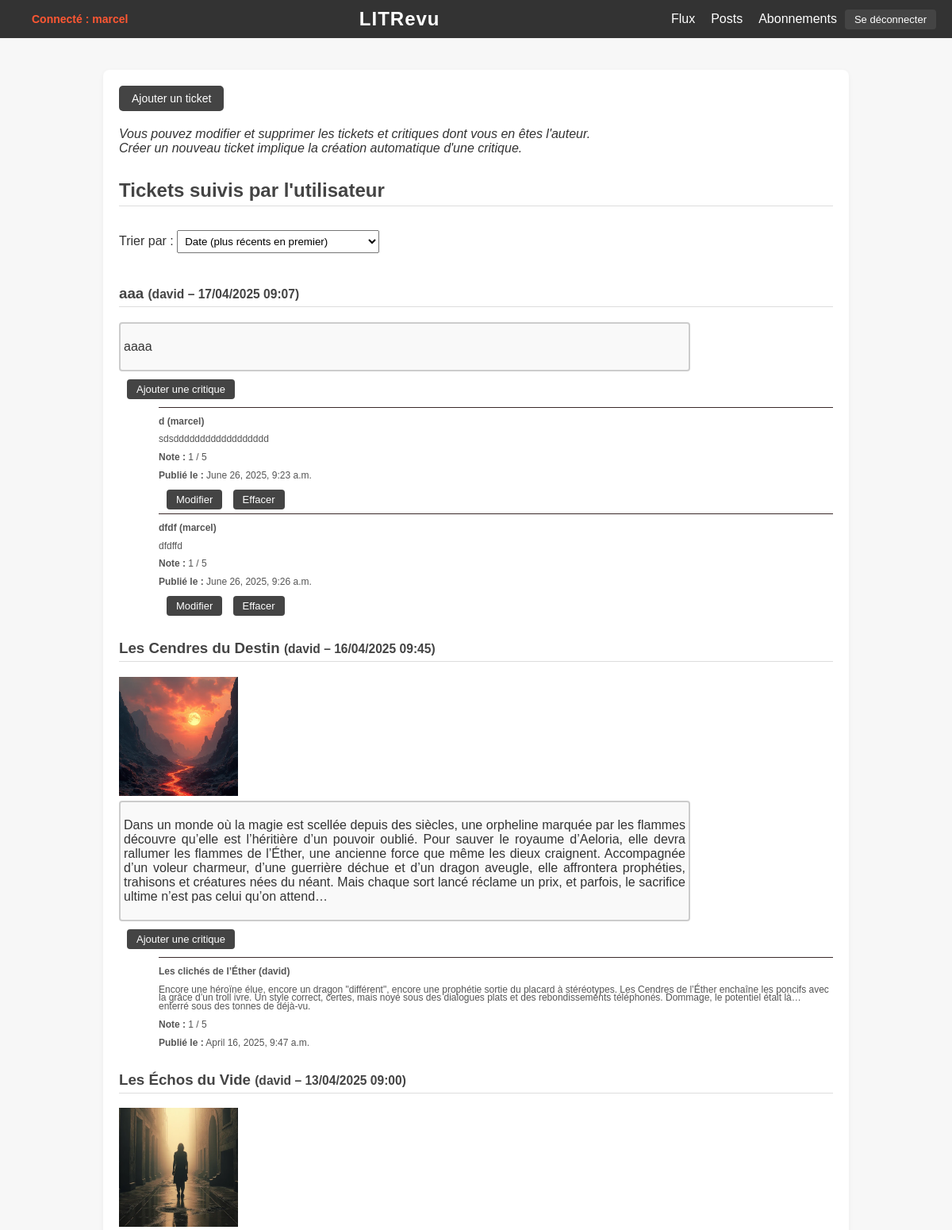
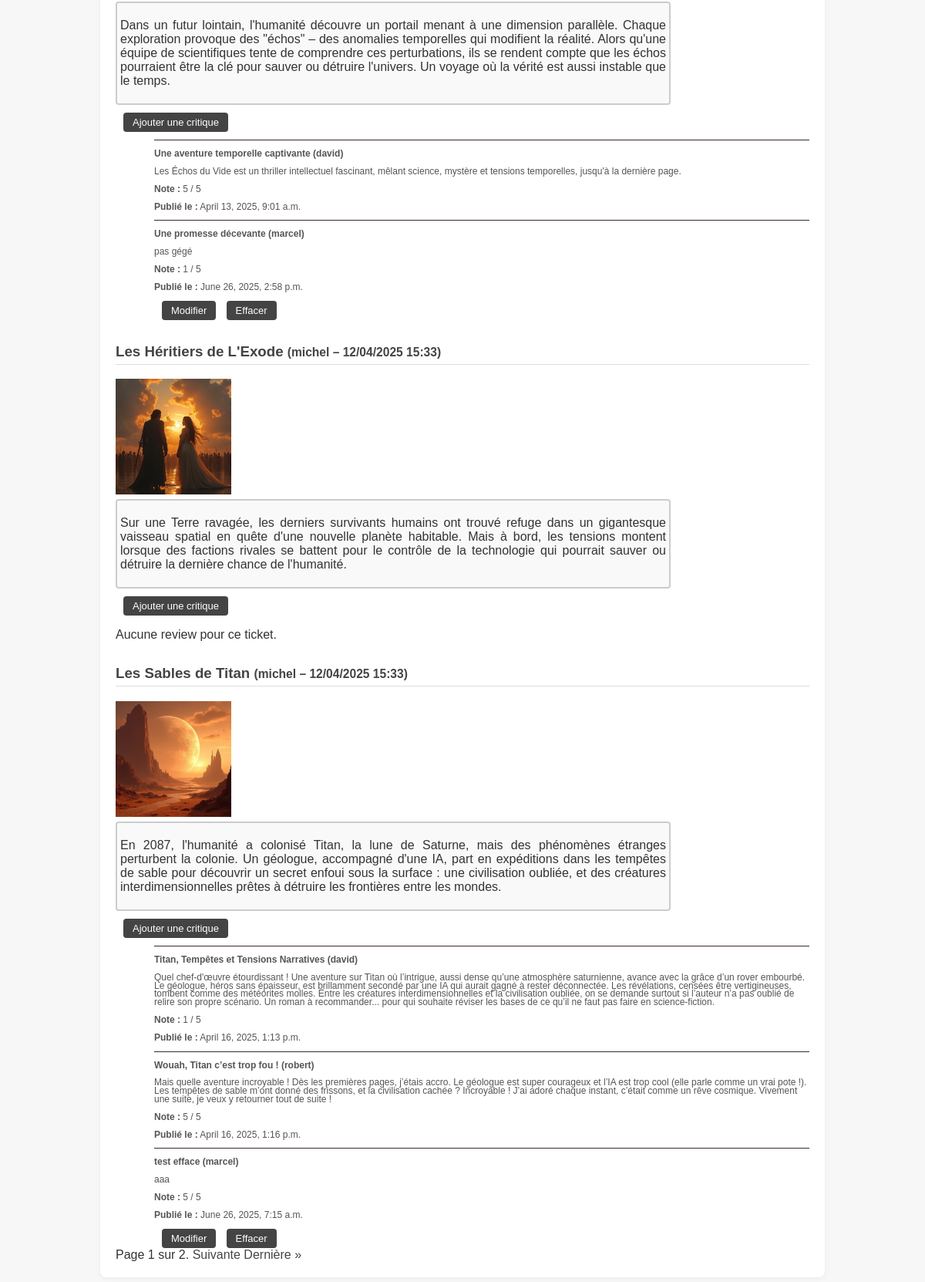
Before: /all_tickets/ (signed in) with the older database file (2 pictures, top to bottom).
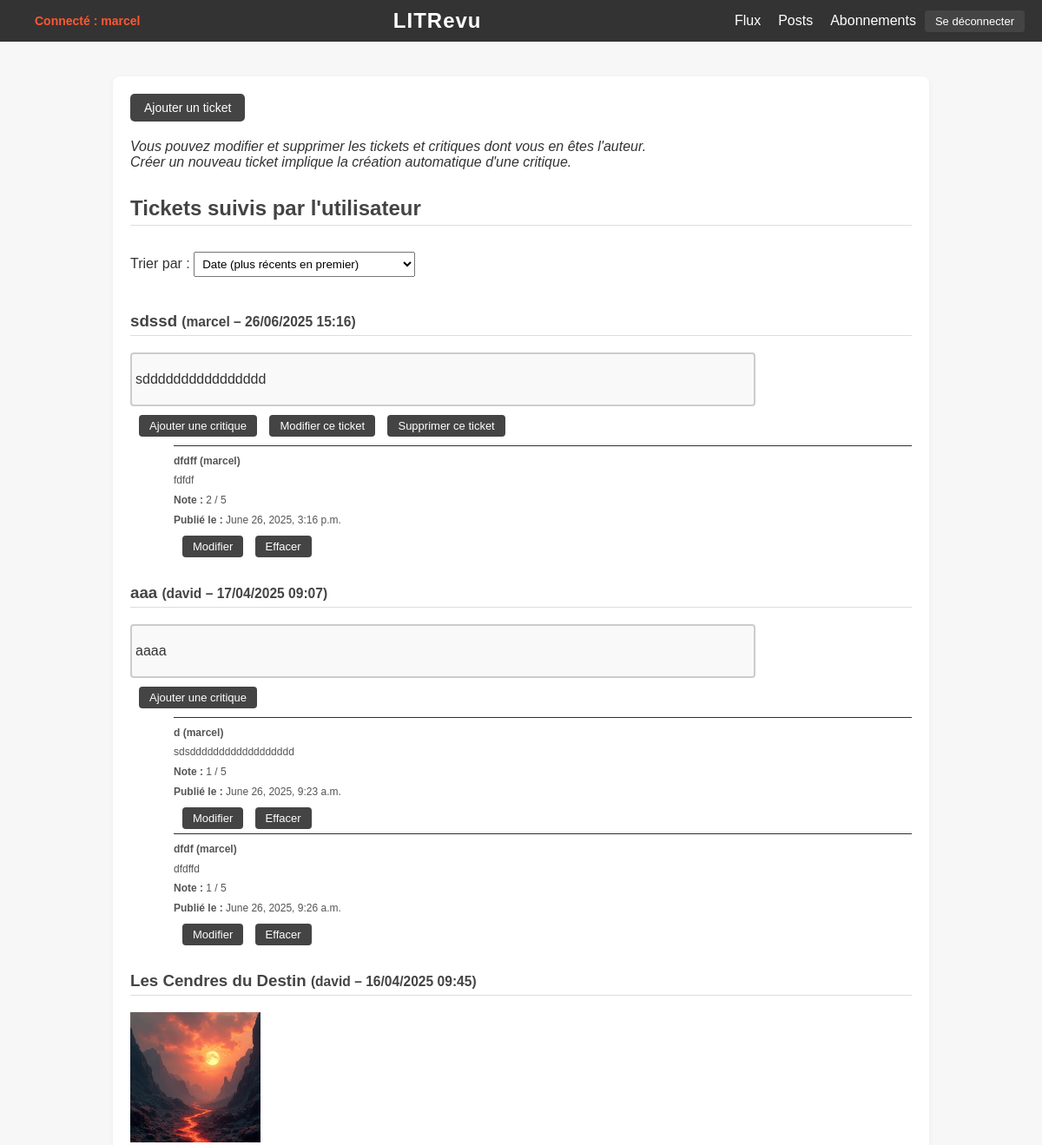
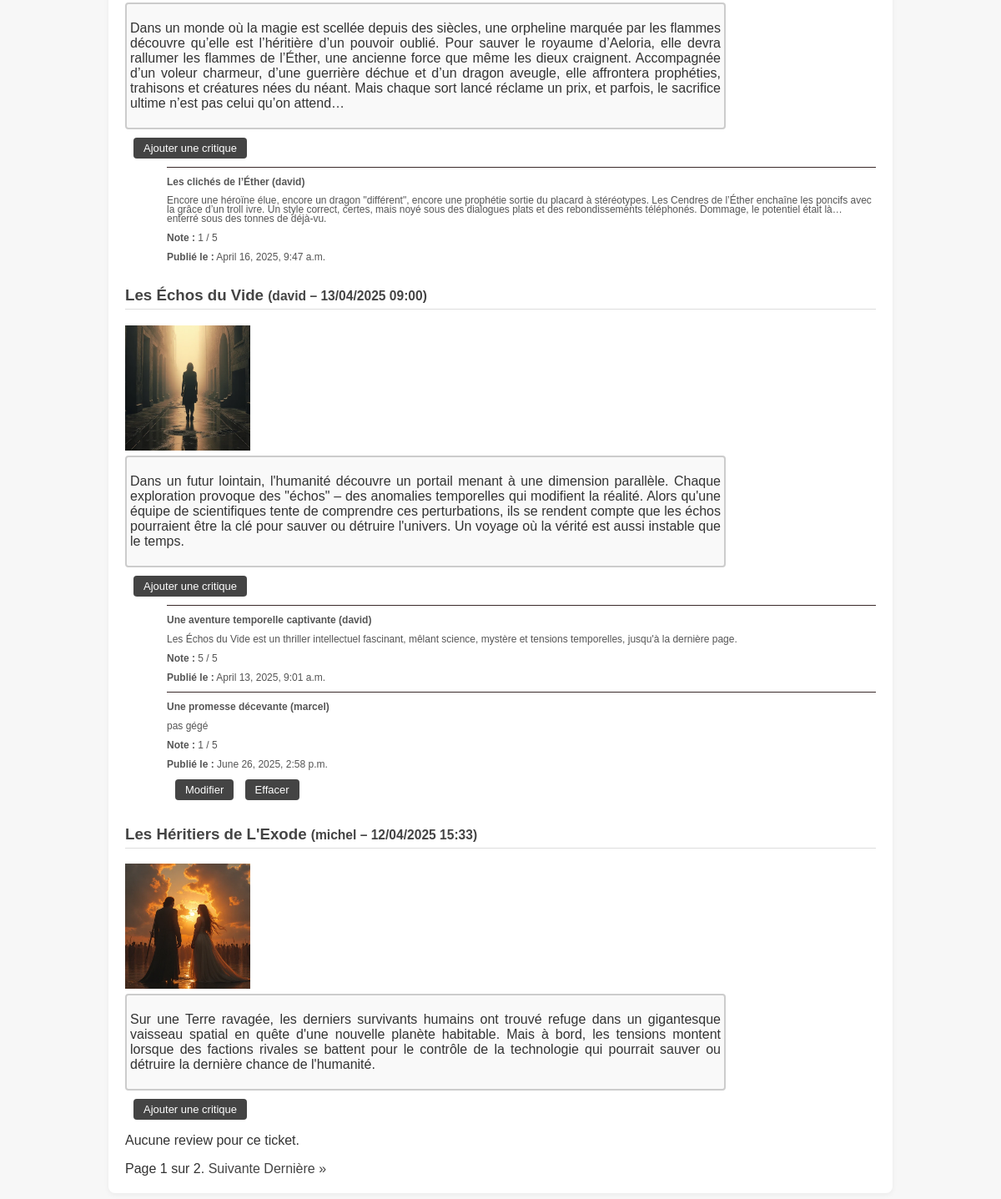
After: the same page with the newer database file (2 pictures, top to bottom).
### myapp/models.py (models this page shows, shortened)
class Ticket(models.Model):
    title = models.CharField(max_length=128)  # Mettre unique=True au lieu de primary_key
    description = models.TextField(max_length=2048, blank=True)
    user = models.ForeignKey(User, on_delete=models.CASCADE)
    image = models.ImageField(upload_to='images/', null=True, blank=True)
    time_created = models.DateTimeField(auto_now_add=True)

class Review(models.Model):
    headline = models.CharField(max_length=128)
    ticket = models.ForeignKey(Ticket, on_delete=models.SET_NULL, null=True, blank=True)
    user = models.ForeignKey(User, on_delete=models.CASCADE)
    rating = models.PositiveSmallIntegerField(
        validators=[
            MinValueValidator(0),
            MaxValueValidator(5)
        ]
    )
    body = models.TextField(
        blank=True,
        validators=[MaxLengthValidator(8192)]
    )
    time_created = models.DateTimeField(auto_now_add=True)

### myapp/views.py (the view)
# urls.py: path('all_tickets/', views.all_tickets_view, name='all_tickets'),
@login_required
def all_tickets_view(request):
    order = request.GET.get('order', 'date')
    if order == 'user':
        tickets = Ticket.objects.all().order_by('user__username', '-time_created')  # Tri par utilisateur, puis par date
    else:
        tickets = Ticket.objects.all().order_by('-time_created')  # Tri par défaut : antichronologique
    paginator = Paginator(tickets, 5)
    page_number = request.GET.get('page')
    page_obj = paginator.get_page(page_number)
    return render(request, 'all_tickets.html', {
        'page_obj': page_obj,
    })

### myapp/templates/all_tickets.html (shortened to what this page needs)
{% extends 'base.html' %}
{% block content %}
  <div style="margin-bottom: 20px;">
    <a href="{% url 'create_ticket' %}" class="btn-ticket">Ajouter un ticket</a>
  </div>
  <i>Vous pouvez modifier et supprimer les tickets et critiques dont vous en êtes l'auteur.<br> Créer un nouveau ticket implique la création automatique d'une critique.</i>
  <h2>Tickets suivis par l'utilisateur</h2>
  <form method="get">
    <label for="order">Trier par :</label>
    <select name="order" id="order" onchange="this.form.submit()">
      <option value="date" {% if request.GET.order == "date" or not request.GET.order %}selected{% endif %}>Date (plus récents en premier)</option>
    </select>
  </form>
  <br>
  <div class="ticket-list">
    {% for ticket in page_obj %}
      <div class="ticket">
        <h3>
          {{ ticket.title }}
          <small>({{ ticket.user.username }} – {{ ticket.time_created|date:"d/m/Y H:i" }})</small>
        </h3>
        {% if ticket.image %}
          <div class="ticket-image">
            <img src="{{ ticket.image.url }}" alt="Image du ticket" style="max-width: 200px; max-height: 150px; object-fit: cover;">
          </div>
        {% endif %}
        <div class="ticket-description-box">
          <p class="ticket-description">{{ ticket.description }}</p>
        </div>
        <div class="ticket-buttons" style="margin: 10px 0;">
          <form action="{% url 'create_review' ticket.id %}" method="get" style="display: inline;">
            <button type="submit" class="button">Ajouter une critique</button>
          </form>
          {% if ticket.user == request.user %}
            <form action="{% url 'edit_ticket' ticket.id %}" method="get" style="display: inline;">
              <button type="submit" class="button">Modifier ce ticket</button>
            </form>
            <form action="{% url 'confirm_delete_ticket' ticket.id %}" method="get" style="display: inline;">
              <button type="submit" class="button">Supprimer ce ticket</button>
            </form>
          {% endif %}
        </div>
        <div class="reviews">
          {% for review in ticket.review_set.all %}
            <div class="review small-text">
              <hr class="review-separator">
              <p><strong>{{ review.headline }} ({{ review.user.username }})</strong></p>
              <div class="review-description-box">
                {{ review.body }}
              </div>
              <p><strong>Note :</strong> {{ review.rating }} / 5</p>
              <p><strong>Publié le :</strong> {{ review.time_created }}</p>
              <div class="review-buttons">
                {% if review.user == request.user %}
                  <form action="{% url 'edit_review' review.id %}" method="get" style="display: inline;">
                    <button type="submit" class="button">Modifier</button>
                  </form>
                  <form action="{% url 'confirm_delete_review' review.id %}" method="get" style="display: inline;">
                    <button type="submit" class="button">Effacer</button>
                  </form>
                {% endif %}
              </div>
            </div>
          {% empty %}
            <p>Aucune review pour ce ticket.</p>
          {% endfor %}
        </div>
      </div>
    {% empty %}
      <p>Aucun ticket suivi.</p>
    {% endfor %}
  </div>
  <div class="pagination">
    <span class="step-links">
      <span class="current">
        Page {{ page_obj.number }} sur {{ page_obj.paginator.num_pages }}.
      </span>
      {% if page_obj.has_next %}
        <a href="?page={{ page_obj.next_page_number }}">Suivante</a>
        <a href="?page={{ page_obj.paginator.num_pages }}">Dernière &raquo;</a>
      {% endif %}
    </span>
  </div>
{% endblock %}

Changed rows visible on the page:
no longer on this page (row unchanged): Ticket: title "Les Sables de Titan", user.username "michel", time_created "12/04/2025 15:33", image (picture), description "En 2087, l'humanité a colonisé Titan, la lune de Saturne, mais des phénomènes étranges perturbent la colonie. Un géologue, accompagné d'une IA, part en expéditions dans les tempêtes de sable pour découvrir un secret enfoui sous la surface : une civilisation oubliée, et des créatures interdimensionnelles prêtes à détruire les frontières entre les mondes."
no longer on this page (row unchanged): Review: headline "Titan, Tempêtes et Tensions Narratives", user.username "david", body "Quel chef-d'œuvre étourdissant ! Une aventure sur Titan où l’intrigue, aussi dense qu’une atmosphère saturnienne, avance avec la grâce d’un rover embourbé. Le géologue, héros sans épaisseur, est brillamment secondé par une IA qui aurait gagné à rester déconnectée. Les révélations, censées être vertigineuses, tombent comme des météorites molles. Entre les créatures interdimensionnelles et la civilisation oubliée, on se demande surtout si l’auteur n’a pas oublié de relire son propre scénario. Un roman à recommander... pour qui souhaite réviser les bases de ce qu’il ne faut pas faire en science-fiction.", rating "1", time_created "April 16, 2025, 1:13 p.m.", shown under "Les Sables de Titan"
no longer on this page (row unchanged): Review: headline "Wouah, Titan c’est trop fou !", user.username "robert", body "Mais quelle aventure incroyable ! Dès les premières pages, j’étais accro. Le géologue est super courageux et l’IA est trop cool (elle parle comme un vrai pote !). Les tempêtes de sable m’ont donné des frissons, et la civilisation cachée ? Incroyable ! J’ai adoré chaque instant, c’était comme un rêve cosmique. Vivement une suite, je veux y retourner tout de suite !", rating "5", time_created "April 16, 2025, 1:16 p.m.", shown under "Les Sables de Titan"
no longer on this page (row unchanged): Review: headline "test efface", user.username "marcel", body "aaa", rating "5", time_created "June 26, 2025, 7:15 a.m.", shows "Modifier", shown under "Les Sables de Titan"
added Ticket: title "sdssd", user.username "marcel", time_created "26/06/2025 15:16", description "sdddddddddddddddd", shows "Modifier ce ticket"
added Review: headline "dfdff", user.username "marcel", body "fdfdf", rating "2", time_created "June 26, 2025, 3:16 p.m.", shows "Modifier", shown under "sdssd"
